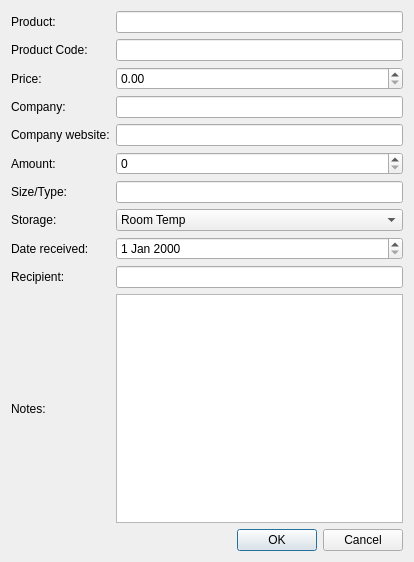
<?xml version="1.0" encoding="UTF-8"?>
<ui version="4.0">
 <class>Dialog</class>
 <widget class="QDialog" name="Dialog">
  <property name="geometry">
   <rect>
    <x>0</x>
    <y>0</y>
    <width>414</width>
    <height>562</height>
   </rect>
  </property>
  <property name="windowTitle">
   <string>Add Item</string>
  </property>
  <property name="autoFillBackground">
   <bool>false</bool>
  </property>
  <layout class="QGridLayout" name="gridLayout">
   <item row="3" column="1" colspan="2">
    <widget class="QLineEdit" name="company"/>
   </item>
   <item row="4" column="0">
    <widget class="QLabel" name="companyWebsiteLabel">
     <property name="text">
      <string>Company website:</string>
     </property>
    </widget>
   </item>
   <item row="3" column="0">
    <widget class="QLabel" name="companyLabel">
     <property name="text">
      <string>Company:</string>
     </property>
    </widget>
   </item>
   <item row="4" column="1" colspan="2">
    <widget class="QLineEdit" name="companyWebsite"/>
   </item>
   <item row="6" column="1" colspan="2">
    <widget class="QLineEdit" name="size"/>
   </item>
   <item row="8" column="1" colspan="2">
    <widget class="QDateEdit" name="date"/>
   </item>
   <item row="2" column="0">
    <widget class="QLabel" name="priceLabel">
     <property name="text">
      <string>Price:</string>
     </property>
    </widget>
   </item>
   <item row="8" column="0">
    <widget class="QLabel" name="dateReceivedLabel">
     <property name="text">
      <string>Date received:</string>
     </property>
    </widget>
   </item>
   <item row="9" column="1" colspan="2">
    <widget class="QLineEdit" name="recipient"/>
   </item>
   <item row="1" column="0">
    <widget class="QLabel" name="productCodeLabel">
     <property name="text">
      <string>Product Code:</string>
     </property>
    </widget>
   </item>
   <item row="7" column="0">
    <widget class="QLabel" name="storageLabel">
     <property name="text">
      <string>Storage:</string>
     </property>
    </widget>
   </item>
   <item row="10" column="0">
    <widget class="QLabel" name="notesLabel">
     <property name="text">
      <string>Notes:</string>
     </property>
    </widget>
   </item>
   <item row="6" column="0">
    <widget class="QLabel" name="sizeLabel">
     <property name="text">
      <string>Size/Type:</string>
     </property>
    </widget>
   </item>
   <item row="5" column="0">
    <widget class="QLabel" name="amountLabel">
     <property name="text">
      <string>Amount:</string>
     </property>
    </widget>
   </item>
   <item row="0" column="1" colspan="2">
    <widget class="QLineEdit" name="product"/>
   </item>
   <item row="11" column="2">
    <widget class="QDialogButtonBox" name="cancelOkButtonBox">
     <property name="standardButtons">
      <set>QDialogButtonBox::Cancel|QDialogButtonBox::Ok</set>
     </property>
     <property name="centerButtons">
      <bool>false</bool>
     </property>
    </widget>
   </item>
   <item row="10" column="1" colspan="2">
    <widget class="QTextEdit" name="notes"/>
   </item>
   <item row="9" column="0">
    <widget class="QLabel" name="recipientLabel">
     <property name="text">
      <string>Recipient:</string>
     </property>
    </widget>
   </item>
   <item row="0" column="0">
    <widget class="QLabel" name="productLabel">
     <property name="text">
      <string>Product:</string>
     </property>
    </widget>
   </item>
   <item row="2" column="1" colspan="2">
    <widget class="QDoubleSpinBox" name="priceSpinBox">
     <property name="maximum">
      <double>1000000.000000000000000</double>
     </property>
    </widget>
   </item>
   <item row="7" column="1" colspan="2">
    <widget class="QComboBox" name="storageComboBox">
     <property name="sizePolicy">
      <sizepolicy hsizetype="Preferred" vsizetype="Fixed">
       <horstretch>0</horstretch>
       <verstretch>0</verstretch>
      </sizepolicy>
     </property>
     <property name="editable">
      <bool>false</bool>
     </property>
     <item>
      <property name="text">
       <string>Room Temp</string>
      </property>
     </item>
     <item>
      <property name="text">
       <string> 4 °C</string>
      </property>
     </item>
     <item>
      <property name="text">
       <string>-20 °C</string>
      </property>
     </item>
     <item>
      <property name="text">
       <string>-80 °C</string>
      </property>
     </item>
    </widget>
   </item>
   <item row="1" column="1" colspan="2">
    <widget class="QLineEdit" name="productCode"/>
   </item>
   <item row="5" column="1" colspan="2">
    <widget class="QSpinBox" name="amount">
     <property name="maximum">
      <number>100000</number>
     </property>
    </widget>
   </item>
  </layout>
 </widget>
 <tabstops>
  <tabstop>product</tabstop>
  <tabstop>productCode</tabstop>
  <tabstop>priceSpinBox</tabstop>
  <tabstop>company</tabstop>
  <tabstop>companyWebsite</tabstop>
  <tabstop>amount</tabstop>
  <tabstop>size</tabstop>
  <tabstop>storageComboBox</tabstop>
  <tabstop>date</tabstop>
  <tabstop>recipient</tabstop>
  <tabstop>notes</tabstop>
 </tabstops>
 <resources/>
 <connections/>
</ui>
